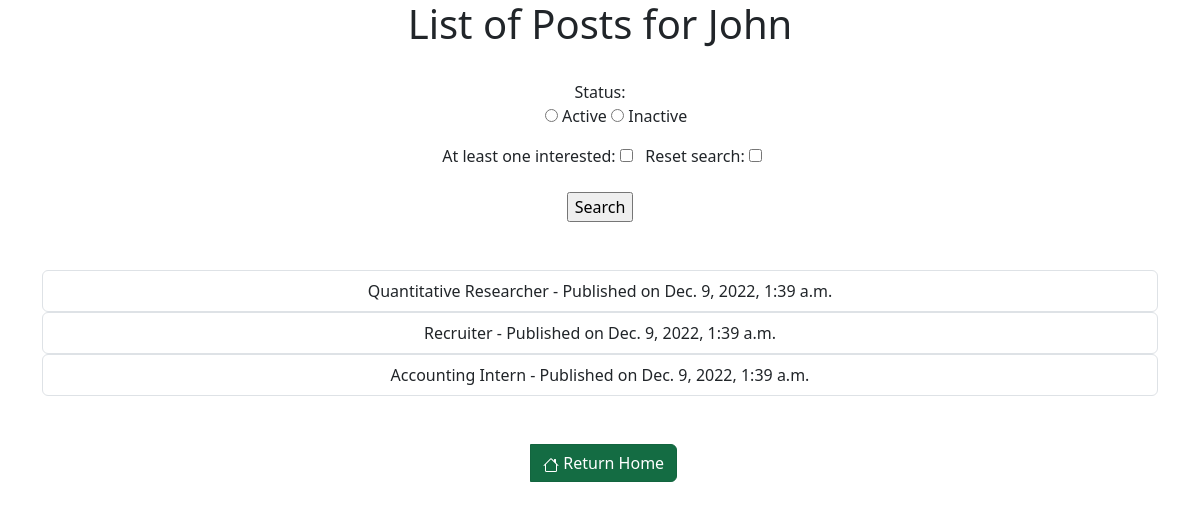
/recruiters/posts/ (signed in), run on the app's committed database.
### jobs/models.py (models this page shows, shortened)
class UserPost(models.Model):
    user = models.ForeignKey(User, on_delete=models.PROTECT, related_name='user_job')
    title = models.CharField(max_length=500)
    job_type = models.CharField(max_length=20, choices=POSITION_TYPE, blank=False)
    state = models.CharField(max_length = 50, blank=False)
    city = models.CharField(max_length = 50, blank=False)
    preferred_skills = models.CharField(max_length = 500, blank=False)
    description = models.CharField(max_length = 500, blank=False)
    company = models.CharField(max_length = 50, blank=False)
    date_published = models.DateTimeField(default=timezone.now())
    expire_date = models.DateTimeField(default=timezone.now())
    status = models.CharField(max_length = 50, choices=STATUS, blank=False)
    url = models.SlugField(max_length=500, unique=True, blank=True, editable=False)
    id = models.UUIDField(primary_key=True, default=uuid.uuid4, editable=False)
    favorites = models.ManyToManyField(User, related_name='favorite_job')

### jobs/views/recruiters.py (the view, shortened to what this page needs)
# urls.py: path('posts/', recruiters.view_all_posts, name='view_all_posts'),
@login_required
@recruiter_required
def view_all_posts(request):
    form = FilterPost(request.POST or None)
    reset_search = False
    status = None
    one_interested = False
    allposts = UserPost.objects.filter(user=request.user).order_by('-date_published')
    if status == "inactive":
        allposts = UserPost.objects.filter(user=request.user).filter(status="Inactive")
    elif status == "active":
        allposts = UserPost.objects.filter(user=request.user).filter(status="Active")
    if one_interested:
        allposts = UserPost.objects.filter(user=request.user).annotate(c=Count('favorites')).filter(c__gt=0)
    if reset_search:
        allposts = UserPost.objects.filter(user=request.user).order_by('-date_published')
    context = {'allposts': allposts, 'form':form}
    return render(request, 'jobs/recruiters/view_all_posts.html', context)

### jobs/forms.py
class FilterPost(forms.Form):
    status = forms.ChoiceField(widget=forms.RadioSelect,
        choices= [('active', 'Active'), ('inactive', 'Inactive')], required=False)
    at_least_one_interested = forms.BooleanField(required=False)
    reset_search = forms.BooleanField(required=False)
    def __init__(self, *args, **kwargs):
        super().__init__(*args, **kwargs)

### jobs/templates/jobs/recruiters/view_all_posts.html (shortened to what this page needs)
{% extends 'base.html' %}
{% load bootstrap5 %}
{% load static %}
{% block content %}
<html>
    <head>
        <link rel="stylesheet" href="{% static '/styles.css' %}">
    </head>
    <body>
        <h1>List of Posts for {{ user.name }} </h1>
        <br>
        <form method = "GET">
            {% for field in form  %}
                <li>{{ field.label_tag }} {{ field }}</li>&nbsp;&nbsp;
            {% endfor %}<br><br>
            <input  type = "submit" value = "Search">
        </form>
        <br><br>
        {% for post in allposts %}
            <div class="list-group">
                <a href='{% url "recruiters:post_detail_view" post.url %}' class="list-group-item list-group-item-action">{{ post.title }} - Published on {{ post.date_published}}
                </a>
            </div>
        {% endfor %}
        <br><br>
        <div class="btn-group">
            <div>&nbsp;&nbsp;</div>
            <a href='{% url "recruiters:recruiter_home" %}' class="btn btn-success active">
                 Return Home
            </a>
        </div>
    </body>
</html>
{% endblock %}

### static/styles.css (style rules this page uses)
li { list-style-type: none; display : inline; }

### data on the page
UserPost: title "Quantitative Researcher", date_published "Dec. 9, 2022, 1:39 a.m."
UserPost: title "Recruiter", date_published "Dec. 9, 2022, 1:39 a.m."
UserPost: title "Accounting Intern", date_published "Dec. 9, 2022, 1:39 a.m."

### other printed values
{{ field.label_tag }} "Status:" "At least one interested:" "Reset search:"
